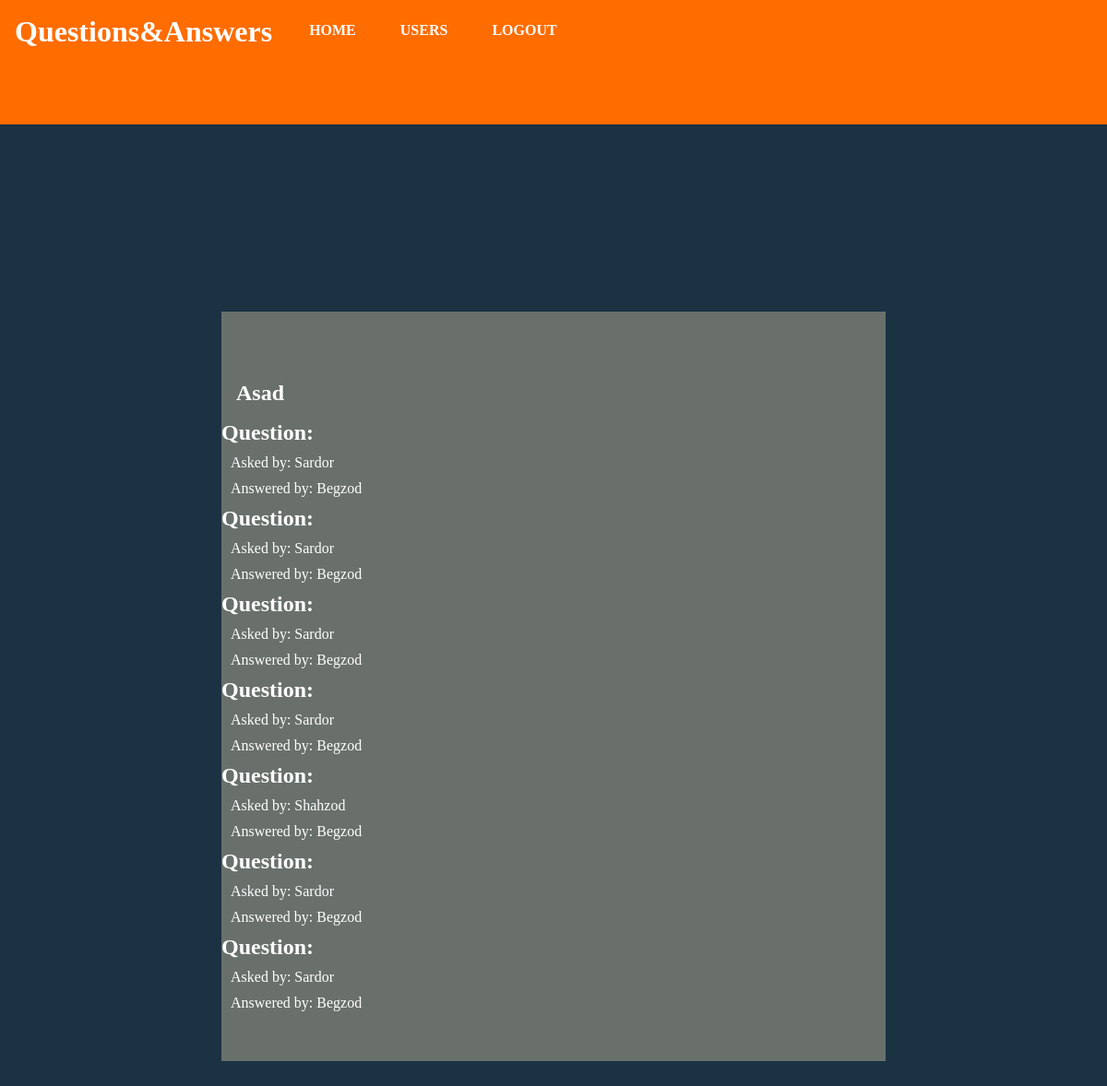
/ (signed in), run on the app's committed database.
### tables this page shows
CREATE TABLE users(
id integer primary key autoincrement,
name text not null ,
password text not null,
expert boolean not null,
admin boolean not null

);

CREATE TABLE questions(
id integer primary key autoincrement,
questions_text text not null,
answer_text text,
asked_by_id integer not null,
expert_id integer not null
);

### app.py (the view, shortened to what this page needs)
@app.route('/')
def main_menu():
    user = current_user()
    db = get_db()
    if not user:
        questions = db.execute(
            'select questions.questions_text, questions.answer_text, askers.name as askers_name, expert.name as expert_name from questions join users as askers on askers.id == questions.asked_by_id join users as expert on expert.id == questions.expert_id where questions.answer_text is not null')
        questions = questions.fetchall()
        return render_template('home.html', user=user, questions=questions)
    else:
        questions = db.execute(
            'select questions.questions_text, questions.answer_text, askers.name as askers_name, expert.name as expert_name from questions join users as askers on askers.id == questions.asked_by_id join users as expert on expert.id == questions.expert_id where questions.answer_text is not null')
        questions = questions.fetchall()
        return render_template('home.html', user=user, questions=questions)

### app.py (called while the page is built)
def current_user():
    user_now = None
    if 'name' in session:
        db = get_db()
        user_get = db.execute('select id, name, password, expert, admin from users where name=?', [session['name']])
        user_now = user_get.fetchone()
    return user_now

### database.py (called while the page is built)
def connect_db():
    sql = sqlite3.connect('answer.db')
    sql.row_factory = sqlite3.Row
    return sql

def get_db():
    if not hasattr(g, 'sqlite_db'):
        g.sqlite_db = connect_db()
    return g.sqlite_db

### templates/home.html (shortened to what this page needs)
{% extends 'asad1.html' %}
{% block body %}
    <h1>{{ user.name }}</h1>
    <div class="question">
        {% for question in questions %}
            <a href="#" class="question_1">
                <h2>Question: {{ question.name }}</h2>
                <p>Asked by: {{ question.askers_name }}</p>
                <p>Answered by: {{ question.expert_name }}</p>
            </a>
        {% endfor %}
    </div>
{% endblock %}

### static/asad1.css (style rules this page uses)
* { margin: 0; padding: 0; color: white; }
h1 { padding: 1rem; }
a { text-decoration: none; }
.question_1 { width: 820px; height: 112px; }
.question_1 p { margin: 10px; }

### data on the page
users: name "Asad"
questions: askers_name "Sardor", expert_name "Begzod"
questions: askers_name "Sardor", expert_name "Begzod"
questions: askers_name "Sardor", expert_name "Begzod"
questions: askers_name "Sardor", expert_name "Begzod"
questions: askers_name "Shahzod", expert_name "Begzod"
questions: askers_name "Sardor", expert_name "Begzod"
questions: askers_name "Sardor", expert_name "Begzod"
